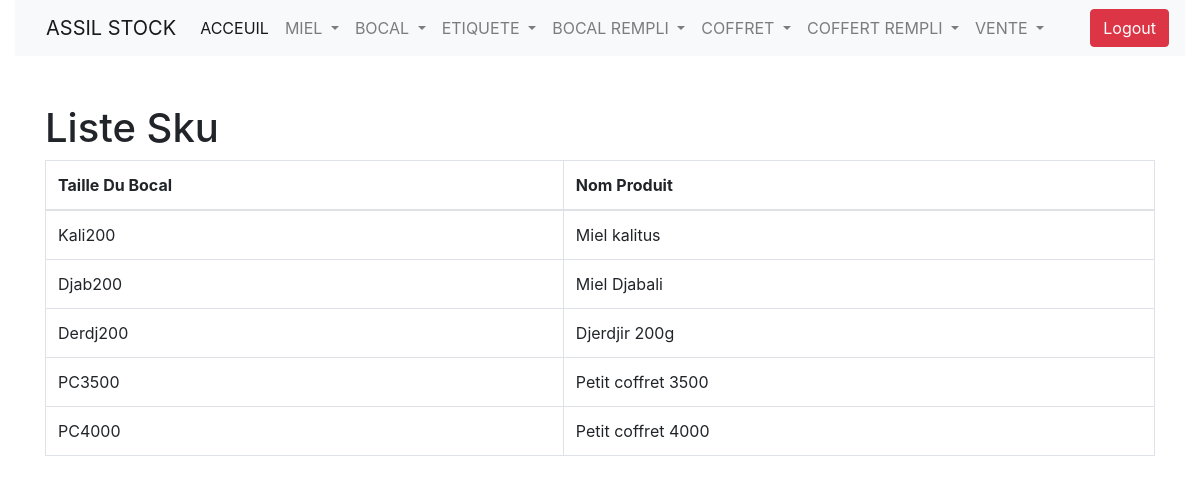
Page /list_sku/ (signed in) on the committed database.
### appAssilStockManag/models.py (models this page shows, shortened)
class Sku(models.Model):
    code  =  models.CharField(max_length=255,unique=True)
    title =  models.CharField(max_length=255)

### appAssilStockManag/views.py (the view)
# urls.py: path('list_sku/',list_sku,name='list_sku'),
@login_required
def list_sku(request):
    list_sku = Sku.objects.all()
    context={
        "list_sku":list_sku,
    }
    return render(request,'list_sku.html',context)

### appAssilStockManag/templates/list_sku.html (shortened to what this page needs)
{% extends 'base.html' %}
{% block content %}
    <h1>Liste Sku</h1>
    <table class="table table-bordered">
        <thead>
            <tr>
                <th>Taille Du Bocal</th>
                <th>Nom Produit</th>
            </tr>
        </thead>
        <tbody>
            {% for elem in list_sku %}
                <tr>
                    <td>{{ elem.code }}</td>
                    <td>{{ elem.title }}</td>
                </tr>
            {% endfor %}
        </tbody>
    </table>
{% endblock %}

### rows in the picture
Sku: code "Kali200", title "Miel kalitus"
Sku: code "Djab200", title "Miel Djabali"
Sku: code "Derdj200", title "Djerdjir 200g"
Sku: code "PC3500", title "Petit coffret 3500"
Sku: code "PC4000", title "Petit coffret 4000"
